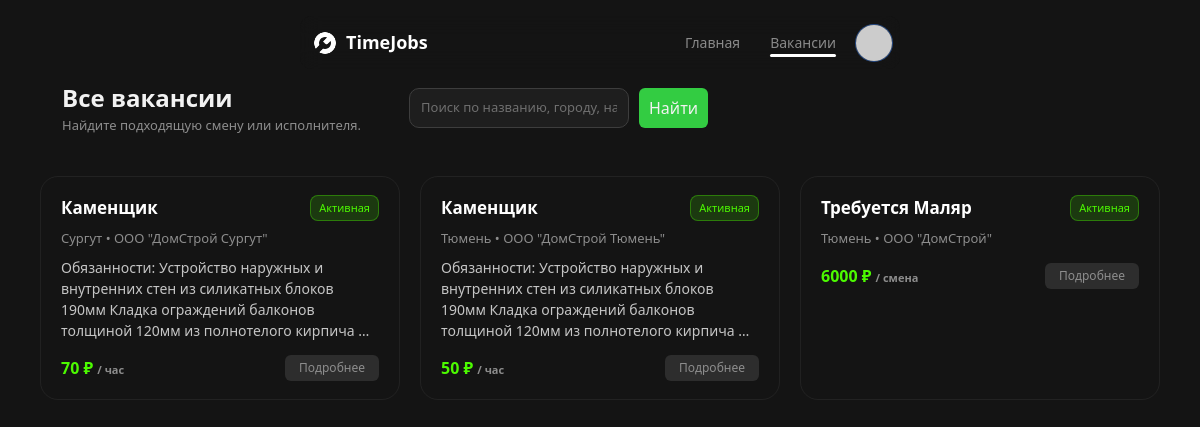
/vacancies, run on the app's committed database.
### app.py (models this page shows)
class Job(db.Model):
    id = db.Column(db.Integer, primary_key=True)
    employer_id = db.Column(db.Integer, db.ForeignKey('user.id'), nullable=False)
    title = db.Column(db.String(200), nullable=False)
    description = db.Column(db.Text)
    city = db.Column(db.String(120))
    specialization = db.Column(db.String(120))
    wage = db.Column(db.Float, default=0)
    pay_type = db.Column(db.String(20), default='shift')  # shift, hourly
    duration_days = db.Column(db.Integer, default=1)
    status = db.Column(db.String(20), default='pending')  # pending, approved, rejected
    created_at = db.Column(db.DateTime, default=datetime.datetime.utcnow)
    employer = db.relationship('User', backref='jobs')

### app.py (the view, shortened to what this page needs)
@app.route('/vacancies')
def vacancies():
    search = request.args.get('search', '').strip()
    query = Job.query.filter_by(status='approved')
    jobs = query.order_by(Job.created_at.desc()).all()
    return render_template('vacancies/list.html', jobs=jobs)

### app.py (called while the page is built, shortened)
@app.context_processor
def inject_globals():
    import urllib.parse
    from flask import request, url_for
    def default_avatar(name):
        n = urllib.parse.quote_plus(name or "U")
        return f"https://ui-avatars.com/api/?background=4CFA00&color=fff&name={n}"
    def get_active_page():
        path = request.path
        if path == url_for('index'):
            return 'index'
        if path.startswith(url_for('vacancies')):
            return 'vacancies'
    return dict(
        current_user=current_user,
        default_avatar=default_avatar,
        active_page=get_active_page()
    )

### templates/vacancies/list.html (shortened to what this page needs)
{% extends "base.html" %}
{% block content %}
<div class="profile-page">
    <div class="profile-inner">
        <div class="profile-hero">
            <div class="profile-hero-left">
                <div>
                    <h1 class="text-18-600" style="font-size: 24px;">Все вакансии</h1>
                    <p class="profile-text" style="font-size: 13px; color: hsl(var(--twc-grey-400));">
                        Найдите подходящую смену или исполнителя.
                    </p>
                </div>
            </div>
            <div class="profile-hero-right" style="gap: 10px;">
                <form method="get" action="{{ url_for('vacancies') }}" style="display: flex; gap: 10px; width: 100%; max-width: 360px;">
                    <input type="text" name="search"
                        value="{{ request.args.get('search', '') if request else '' }}"
                        placeholder="Поиск по названию, городу, навыкам..."
                        class="profile-input"
                        style="flex: 1;">
                    <button type="submit" class="ra-button preset primary">
                        Найти
                    </button>
                </form>
            </div>
        </div>
        {% if jobs %}
        <div class="vacancies-grid" style="
            display: grid;
            grid-template-columns: repeat(auto-fill, minmax(310px, 1fr));
            gap: 20px;
            margin-top: 20px;
        ">
            {% for job in jobs %}
            <a href="{{ url_for('vacancy_detail', job_id=job.id) }}"
               class="glass-card"
               style="
                    padding: 18px 20px;
                    border-radius: 18px;
                    color: white;
                    text-decoration: none;
                    display: block;
                    border: 1px solid rgba(255,255,255,0.06);
               ">
                <div style="display: flex; justify-content: space-between; align-items: flex-start; margin-bottom: 8px;">
                    <h2 class="text-18-600" style="font-size: 17px; font-weight: 600;">{{ job.title }}</h2>
                    {% if job.status %}
                    <span class="tag"
                          style="
                                font-size: 11px;
                                padding: 4px 8px;
                                border-radius: 8px;
                                border: 1px solid rgba(255,255,255,0.1);
                                {% if job.status == 'approved' %}
                                  background: rgba(76, 250, 0, 0.16);
                                  color: #4CFA00;
                                  border-color: rgba(76,250,0,0.35);
                                {% elif job.status == 'pending' %}
                                  background: rgba(250, 200, 0, 0.16);
                                  color: #FACC15;
                                  border-color: rgba(250,200,0,0.35);
                                {% else %}
                                  background: rgba(148,163,184,0.18);
                                  color: #A8B3CF;
                                  border-color: rgba(148,163,184,0.35);
                                {% endif %}
                              ">
                        {% if job.status == 'approved' %}
                        Активная
                        {% endif %}
                    </span>
                    {% endif %}
                </div>
                <p class="profile-text" style="font-size: 13px; margin-bottom: 8px; color: hsl(var(--twc-grey-400));">
                    {{ job.city or 'Город не указан' }}
                    {% if job.specialization %} • {{ job.specialization }}{% endif %}
                </p>
                <p class="profile-text" style="font-size: 14px; color: hsl(var(--twc-grey-200)); margin-top: 6px;">
                    {{ job.description[:160] }}{% if job.description and job.description|length > 160 %}…{% endif %}
                </p>
                <div style="display: flex; justify-content: space-between; align-items: center; margin-top: 14px;">
                    <div style="color: var(--tj-accent); font-weight: 600;">
                        {{ '%.0f'|format(job.wage or 0) }} ₽
                        <span style="color: hsl(var(--twc-grey-400)); font-size: 11px;">
                            {% if job.pay_type == 'hourly' %}/ час{% else %}/ смена{% endif %}
                        </span>
                    </div>
                    <div class="ra-button preset default" style="padding: 4px 14px; font-size: 12px;">
                        Подробнее
                    </div>
                </div>
            </a>
            {% endfor %}
        </div>
        {% endif %}
    </div>
</div>
{% endblock %}

### templates/base.html (shortened to what this page needs)
<!doctype html>
<html lang="ru" device="tablet" data-theme="dark">
<head>
    <link rel="stylesheet" href="{{ url_for('static', filename='css/tj.css') }}">
	<link rel="stylesheet" href="{{ url_for('static', filename='css/style.css') }}">
</head>
<body version="8c0ff04">
    <header data-v-477edc33="" class="header">
        <a data-v-477edc33="" aria-current="page" href="/" class="router-link-active router-link-exact-active logo">
            <img data-v-477edc33="" class="w-[26px] fill-white mt-0.5" src="/static/img/icons-job-48.png" />
            <p data-v-477edc33="" class="text-white text-18-600">TimeJobs</p>
        </a>
        <div data-v-477edc33="" class="buttons">
            <a data-v-477edc33="" href="{{ url_for('index') }}" class="">
                <button data-v-477edc33=""
                        class="ra-button preset landing-tab{% if active_page == 'index' %} landing-tab--active{% endif %}">
                    <div class="wrapper flex justify-center opacity-100 gap-1.5">Главная</div>
                </button>
            </a>
            <a data-v-477edc33="" href="{{ url_for('vacancies') }}" class="">
                <button data-v-477edc33=""
                        class="ra-button preset landing-tab{% if active_page == 'vacancies' %} landing-tab--active{% endif %}">
                    <div class="wrapper flex justify-center opacity-100 gap-1.5">Вакансии</div>
                </button>
            </a>
            <div class="flex items-center gap-2">
                {% if current_user %}
                <a href="{{ url_for('profile') }}" title="Профиль">
                    <img src="{{ current_user.avatar_url or current_user.avatar or default_avatar(current_user.name) }}"
                         class="w-9 h-9 rounded-full ring-1 ring-white/10 object-cover" />
                </a>
                {% else %}
                <div class="ra-button preset white !text-14-500">Войти</div>
                <div class="ra-button preset white !text-14-500">Регистрация</div>
                {% endif %}
            </div>
        </div>
    </header>
    {% block content %}{% endblock %}
</body>
</html>

### static/css/style.css (style rules this page uses)
@media (min-width: 768px) { :root { --tj-accent: #4CFA00; } }
@media (min-width: 768px) { html[data-theme="dark"] body { --tw-bg-opacity: 1; background-color: hsl(var(--twc-grey-1000) / var(--tw-bg-opacity)); color: hsl(var(--twc-grey-50) / 1); } }
@media (min-width: 768px) { .profile-page { min-height: calc(100vh - 80px); padding: 40px 16px 56px; display: flex; justify-content: center; } }
@media (min-width: 768px) { .profile-inner { width: 100%; max-width: 1120px; } }
@media (min-width: 768px) { .profile-hero { margin-bottom: 20px; margin-top: 20px; border-radius: 18px; padding: 18px 20px; display: flex; flex-direction: column; gap: 16px; } }
@media (min-width: 768px) { .profile-hero-left { display: flex; align-items: center; gap: 14px; } }
@media (min-width: 768px) { .profile-hero-right { display: grid; grid-auto-flow: column; gap: 12px; align-items: flex-end; } }
@media (min-width: 768px) { .profile-input { width: 100%; border-radius: 10px; border: 1px solid hsl(var(--twc-grey-700) / 1); background-color: hsl(var(--twc-grey-900) / 1); color: #ffffff; font-size: 13px; padding: 8px 11px; outline: none; transition: border-color 0.15s ease, box-shadow 0.15s ease, background-color 0.15s ease; } }
@media (min-width: 768px) { .profile-input::placeholder { color: hsl(var(--twc-grey-500) / 1); } }
@media (min-width: 768px) { .profile-text { font-size: 13px; color: hsl(var(--twc-grey-200) / 1); } }

### data on the page
Job: title "Каменщик", status "Активная", city "Сургут", specialization "ООО \"ДомСтрой Сургут\"", description "Обязанности: Устройство наружных и внутренних стен из силикатных блоков 190мм Кладка ограждений балконов толщиной 120мм из полнотелого кирпича", wage "70", pay_type "/ час"
Job: title "Каменщик", status "Активная", city "Тюмень", specialization "ООО \"ДомСтрой Тюмень\"", description "Обязанности: Устройство наружных и внутренних стен из силикатных блоков 190мм Кладка ограждений балконов толщиной 120мм из полнотелого кирпича", wage "50", pay_type "/ час"
Job: title "Требуется Маляр", status "Активная", city "Тюмень", specialization "ООО \"ДомСтрой\"", wage "6000", pay_type "/ смена"
